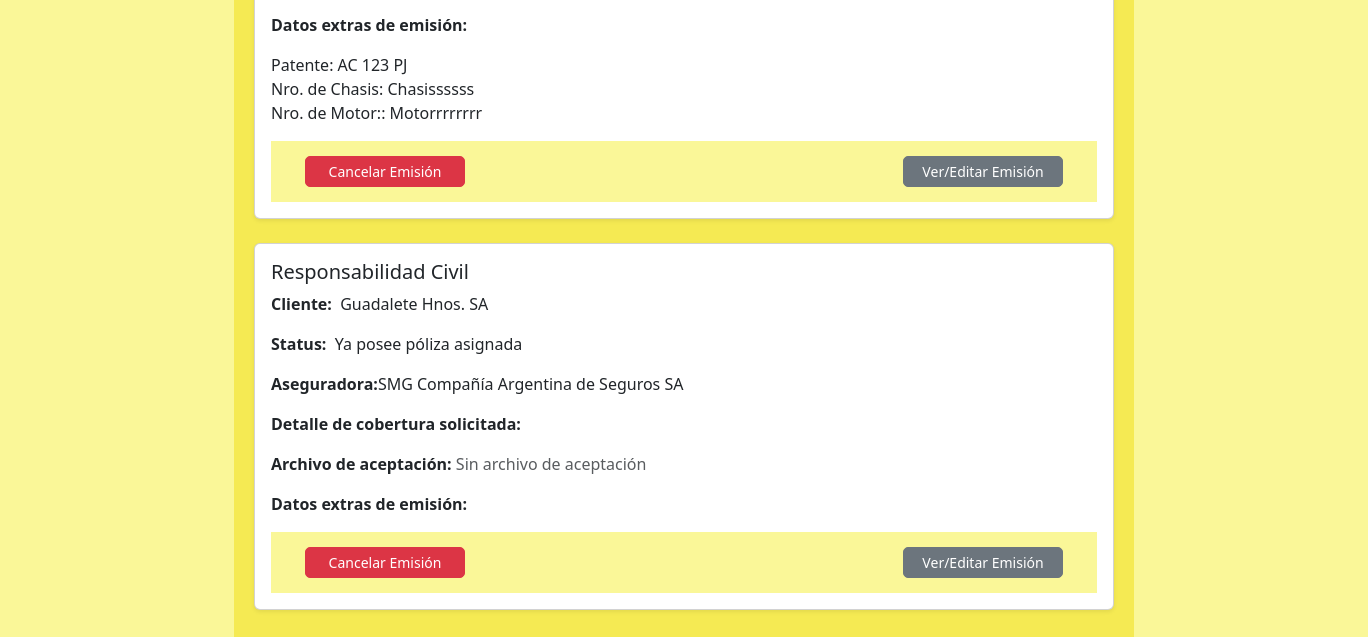
Page /staff/emisiones/list (signed in, lower part) on the earlier database version.
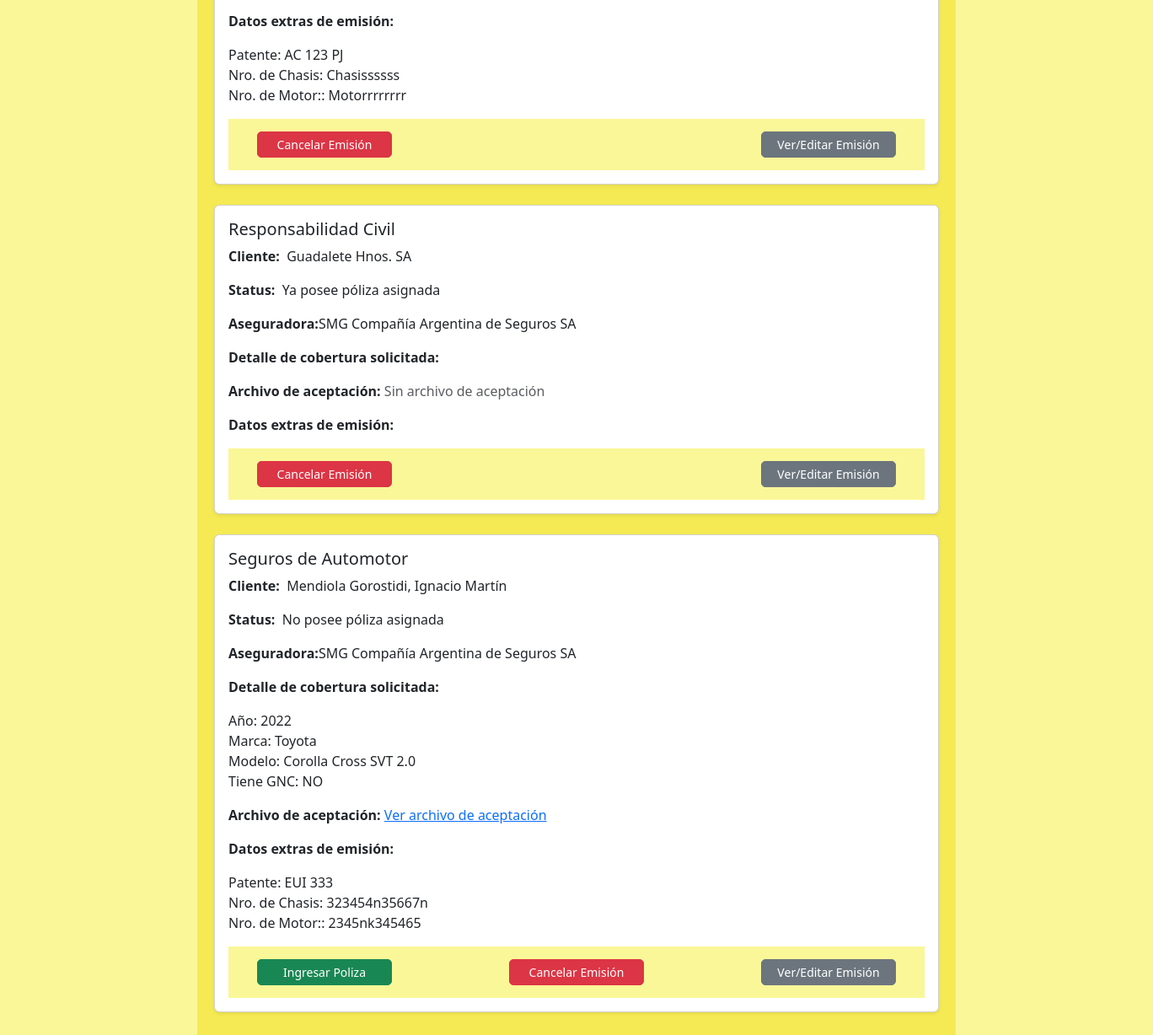
Same page on the later database version.
### EmisionesApp/models.py (models this page shows, shortened)
class Emision(models.Model):
    MAX_DIAS_SIN_POLIZA = 3
    fecha_creacion = models.DateTimeField(auto_now_add=True, verbose_name='Fecha de Creación')
    usuario_creacion = models.ForeignKey(
        'auth.User', on_delete=models.CASCADE, verbose_name='Usuario Creador',related_name='nuevas_emisiones'
    )
    Cotizacion = models.ForeignKey(Cotizacion, on_delete=models.CASCADE, verbose_name='Cotización')
    cot_cia = models.ForeignKey(CotizacionCia, on_delete=models.CASCADE, verbose_name='Cotizacion de la compañia',default=None)
    aceptacion = models.FileField(
        upload_to='aceptaciones/',
        verbose_name='Archivos de aceptación del Cliente',
        null=True, blank=True
    )
    extradata = models.TextField(verbose_name="Datos extra", null=True, blank=True)
    tiene_poliza = models.BooleanField(verbose_name="Tiene Poliza", default=False)
    cancelada = models.BooleanField(verbose_name="Solicitud Cancelada", default=False)
    fecha_cancelacion = models.DateTimeField(verbose_name='Fecha de cancelacion', null=True, blank=True)
    usuario_cancelación = models.ForeignKey(
        'auth.User', on_delete=models.CASCADE, verbose_name='Usuario Cancelador',related_name='cancelar_emisiones',
        null=True, blank=True
    )
    notas_cancelacion = models.TextField(verbose_name="Notas de cancelación", null=True, blank=True)
    observaciones = models.TextField(verbose_name="Observaciones", null=True, blank=True)
    def dict_extradata(self)->dict | None:
        if self.extradata:
            return json.loads(self.extradata)
        else:
            return None
    def str_extradata(self)->str:
        dic: dict|None = self.dict_extradata()
        aux_str = ""
        if dic:
            for clave, valor in dic.items():
                aux_str += clave + ": " + str(valor) + "\n"
        return aux_str

### CotizacionesApp/models.py (models this page shows, shortened)
class Cotizacion(models.Model):
    COTIZACION_STATUS_CHOICES = [
        ('P', 'En Preparación'),
        ('E', 'Enviada al cliente'),
        ('S', 'Solicitada Emisión'),
        ('C', 'Cancelada'),
    ]
    DIAS_MAX_PREPARACION = 5
    DIAS_MAX_RESPUESTA_CTE = 7
    rubro = models.ForeignKey(Categoria, on_delete=models.CASCADE, verbose_name="Rubro")
    cliente = models.ForeignKey(Cliente, on_delete=models.CASCADE, null=True, blank=True)
    data_cliente = models.CharField(max_length=200, null=True, blank=True)
    fecha_creacion = models.DateTimeField(auto_now_add=True, verbose_name='Fecha de Creación')
    solicitud_cotizacion = models.ForeignKey(QuotRequest,on_delete=models.CASCADE, verbose_name="Solicitud de Cotizacion")
    extradata = models.TextField(verbose_name='Detalle extra de Cotización', null=True, blank=True)
    usuario_creacion = models.ForeignKey(
        'auth.User', on_delete=models.CASCADE, verbose_name='Usuario Creador',related_name='nuevas_cotizaciones'
    )
    status = models.CharField(
        max_length=1,
        choices=COTIZACION_STATUS_CHOICES,
        default='P',
        verbose_name='Estado'
    )
    fecha_envio= models.DateTimeField(verbose_name='Fecha de envio al cliente', null=True, blank=True)
    usuario_envio= models.ForeignKey(
        'auth.User', on_delete=models.CASCADE, verbose_name='Usuario envio',related_name='cotizaciones_enviadas',
        null=True, blank=True
    )
    detalles_envio = models.TextField(verbose_name='Notas de envio', null=True, blank=True)
    fecha_sol_emision=models.DateTimeField(verbose_name='Fecha de solicitud emisión', null=True, blank=True)
    usuario_sol_emision= models.ForeignKey(
        'auth.User', on_delete=models.CASCADE, verbose_name='Usuario solicitud de emision',related_name='solicitud_emision',
        null=True, blank=True
    )
    detalles_sol_emision = models.TextField(verbose_name='Notas de solicitud de emision', null=True, blank=True)
    usuario_cancelacion = models.ForeignKey(
        'auth.User', on_delete=models.CASCADE, null=True, blank=True, verbose_name='Usuario de Finalización', related_name='cancela_cotizacion'
    )
    fecha_cancelacion = models.DateTimeField(null=True, blank=True, verbose_name='Fecha de Cancelacion')
    notas_cancelacion = models.TextField(verbose_name='Notas de cancelacion de cotizacion', null=True, blank=True)
    class Meta:
        verbose_name = 'Cotización'
        verbose_name_plural = 'Cotizaciónes'

class CotizacionCia(models.Model):
    cotizacion = models.ForeignKey(Cotizacion,on_delete=models.CASCADE, verbose_name="cotización")
    aseguradora = models.ForeignKey(Cia, on_delete=models.CASCADE, verbose_name="Compañia Aseguradora")
    fecha = models.DateField(verbose_name="Fechas de cotización")
    prima = models.FloatField(verbose_name="Prima en pesos", default=0.0)
    premio = models.FloatField(verbose_name="Premio en pesos")
    cobertura = models.CharField(max_length=15, verbose_name="Tipo de cobertura (TR, TC, etc...)", null=True, blank=True)
    numero = models.CharField(max_length=20, null=True, blank=True)

class QuotRequest(models.Model):
    QUOT_STATUS_CHOICES = [
        ('P', 'Pendiente'),
        ('F', 'Cotizada'),
        ('C', 'Cancelada'),
    ]
    DIAS_MAX_SOLICITUD = 3
    rubro = models.ForeignKey(Categoria, on_delete=models.CASCADE, verbose_name="Rubro")
    cliente = models.ForeignKey(Cliente, on_delete=models.CASCADE, null=True, blank=True)
    data_cliente = models.CharField(max_length=200, null=True, blank=True)
    fecha_creacion = models.DateTimeField(auto_now_add=True, verbose_name='Fecha de Creación')
    usuario_creacion = models.ForeignKey(
        'auth.User', on_delete=models.CASCADE, verbose_name='Usuario Creador',related_name='cotizaciones_creadas'
    )
    status = models.CharField(
        max_length=1,
        choices=QUOT_STATUS_CHOICES,
        default='P',
        verbose_name='Estado'
    )
    detalle = models.TextField(verbose_name='Detalle a cotizar', null=True, blank=True)
    extradata = models.TextField(verbose_name="Datos extra sobre el riesgo", null=True, blank=True)
    usuario_finalizacion = models.ForeignKey(
        'auth.User', on_delete=models.CASCADE, null=True, blank=True, verbose_name='Usuario de Finalización', related_name='cotizaciones_finalizadas'
    )
    fecha_finalizacion = models.DateTimeField(null=True, blank=True, verbose_name='Fecha de Finalización')
    notas_finalización = models.CharField(max_length=250, null=True, blank=True)
    class Meta:
        verbose_name = 'Solicitud de Cotización'
        verbose_name_plural = 'Solicitudes de Cotización'
    def dict_detalle(self)->dict | None:
        if self.detalle:
            return json.loads(self.detalle)
        else:
            return None
    def str_detalle(self)->str:
        dic: dict | None = self.dict_detalle()
        aux_str = ""
        if dic:
            for clave, valor in dic.items():
                if valor:
                    aux_str += clave + ": " + str(valor) + "\n"
        return aux_str

### RubrosApp/models.py (models this page shows, shortened)
class Categoria(models.Model):
    created = models.DateField(verbose_name="Fecha de pedido", auto_now_add=True)
    nombre = models.CharField(max_length=50, verbose_name="Nombre")
    alias = models.CharField(max_length=10, verbose_name="Short Alias", null=True, blank=True)
    descripcion = models.TextField(verbose_name="Descripción")
    imagen = models.ImageField(upload_to="RubrosMedia", verbose_name="Imagen")
    rubro = models.ForeignKey(RubroCat, on_delete=models.CASCADE, verbose_name="Rubro", related_name="categorias")
    class Meta:
        verbose_name="Tipo de seguro"
        verbose_name_plural="Tipos de seguro"

### ClientesApp/models.py (models this page shows, shortened)
class Cliente(models.Model):
    condicion_iva = models.CharField(max_length=2, choices=CondicionIVA.choices)
    direccion = models.ForeignKey(Address, on_delete=models.SET_NULL, null=True, blank=True)
    telefonos = models.ManyToManyField(TelefonoCte, blank=True)
    emails = models.ManyToManyField(EmailCte, blank=True)
    notas = models.TextField(blank=True)
    class Meta:
        abstract = False

class ClientePersonaJuridica(Cliente):
    razon_social = models.CharField(max_length=100)
    cuit = models.CharField(max_length=20)

class ClientePersonaFisica(Cliente):
    MAX_DIAS_CUMPLE = 15
    nombre = models.CharField(max_length=100)
    apellido = models.CharField(max_length=100)
    dni = models.CharField(max_length=20)
    fecha_nacimiento = models.DateField(blank=True, null=True)

### AseguradoraApp/models.py (models this page shows, shortened)
class Cia(models.Model):
    nombre = models.CharField(max_length=50, verbose_name="Nombre de la compañía")
    cuit = models.CharField(max_length=15, verbose_name="CUIT de la compañía")
    ciaid = models.CharField(max_length=4, verbose_name="ID de la compañía")
    activa = models.BooleanField(default=True, verbose_name="Compañía activa")
    logoUrl = models.CharField(verbose_name="URL del logo de la compañía", null=True, blank=True)
    url = models.CharField(max_length=100, verbose_name="URL de la compañía", null=True, blank=True)
    desc = models.TextField(verbose_name="Descripción de la compañía", null=True, blank=True)
    direccion = models.ForeignKey(Address, on_delete=models.CASCADE, verbose_name="Dirección de la compañía")
    class Meta:
        verbose_name="Compañía"
        verbose_name_plural="Compañías"

### EmisionesApp/views.py (the view)
# urls.py: path('list', vista_ver_emisiones, name='ver_emisiones'),
@login_required(login_url='/login/login/')
def vista_ver_emisiones(req:HttpRequest):
    FILTER_OPTIONS =[
        ("SP", "Sin Poliza"),
        ("CP", "Con Poliza"),
        ("ALL", "Todas")]
    filtro_poliza = req.GET.get('filtro_poliza','ALL')
    filtro_nombre = req.GET.get('nombre', '').strip()
    if filtro_poliza=="SP":
        emisiones = Emision.objects.filter(tiene_poliza=False)
    elif filtro_poliza=="CP":
        emisiones = Emision.objects.filter(tiene_poliza=True)
    else:
        emisiones = Emision.objects.all()
    if filtro_nombre:
        emisiones = emisiones.filter(
            Q(Cotizacion__cliente__clientepersonafisica__nombre__icontains=filtro_nombre) |
            Q(Cotizacion__cliente__clientepersonafisica__apellido__icontains=filtro_nombre) |
            Q(Cotizacion__cliente__clientepersonajuridica__razon_social__icontains=filtro_nombre)
        )
    return render(req, 'EmisionesApp/emisiones.html', {
        'emisiones':emisiones,
        'filter_options': FILTER_OPTIONS,
        'filtro_poliza': filtro_poliza,
        'filtro_nombre':filtro_nombre,
    })

### EmisionesApp/templates/EmisionesApp/emisiones.html (shortened to what this page needs)
{% extends "StaffApp/baseStaff.html" %}
{% load static %}
{% block content %}
<div class="container staff-form-container">
  <div class="mt-5">
    {% for emision in emisiones %}
      <div class="card mb-4 shadow-sm">
        <div class="card-body">
          <h5 class="card-title">{{emision.Cotizacion.rubro.nombre}}</h5>
          <p><strong>Cliente:&nbsp;</strong>
            {% if emision.Cotizacion.cliente.clientepersonafisica %}
              {{ emision.Cotizacion.cliente.clientepersonafisica.apellido }}, {{ emision.Cotizacion.cliente.clientepersonafisica.nombre }}
            {% elif emision.Cotizacion.cliente.clientepersonajuridica %}
              {{ emision.Cotizacion.cliente.clientepersonajuridica.razon_social }}
            {% endif %}</p>
          <p><strong>Status:&nbsp;</strong>
            {% if emision.tiene_poliza %}
              Ya posee póliza asignada
            {% else %}
              No posee póliza asignada
            {% endif %}
          </p>
          <p><strong>Aseguradora:</strong>{{emision.cot_cia.aseguradora.nombre}}</p>
          <p><strong>Detalle de cobertura solicitada:</strong></p>
          <p>{{emision.Cotizacion.solicitud_cotizacion.str_detalle|linebreaksbr}}</p>
          <p><strong>Archivo de aceptación:</strong>
            {% if emision.aceptacion %}
              <a href="{{ emision.aceptacion.url }} target="_blank" rel="noopener noreferrer"" target="_blank">
                Ver archivo de aceptación
              </a>
            {% else %}
              <span class="text-muted">Sin archivo de aceptación</span>
            {% endif %}
          </p>
          {% if emision.extradata %}
            <p><strong>Datos extras de emisión:</strong></p>
            <p>{{emision.str_extradata|linebreaksbr}}</p>
          {% endif %}
          <div class="d-flex justify-content-between staff-botonera-fichas">
            <button type="button" class="btn btn-success btn-sm custom-btn-ficha btn-poliza mx-4"
              data-bs-cot-id="{{ emision.id}}"
              {% if emision.tiene_poliza %}hidden{% endif %}>
              Ingresar Poliza
            </button>
            <button type="button" class="btn btn-danger btn-sm custom-btn-ficha btn-cancelar mx-4"
              data-bs-cot-id="{{ emision.id}}">
              Cancelar Emisión
            </button>
            <button type="button" class="btn btn-secondary btn-sm custom-btn-ficha btn-editar mx-4"
              data-bs-cot-id="{{ emision.id }}">
              Ver/Editar Emisión
            </button>
          </div>
        </div>
      </div>
    {% empty %}
      <div class="alert alert-info mt-2">
        No hay Solicitudes de emisión que mostrar
      </div>
    {% endfor %}
  </div>
</div>
{% endblock %}

Differences in the rows shown:
added Emision: Cotizacion.rubro.nombre "Seguros de Automotor", Cotizacion.cliente.clientepersonafisica.apellido "Mendiola Gorostidi", Cotizacion.cliente.clientepersonafisica.nombre "Ignacio Martín", tiene_poliza "No posee póliza asignada", cot_cia.aseguradora.nombre "SMG Compañía Argentina de Seguros SA", Cotizacion.solicitud_cotizacion.str_detalle "Año: 2022 Marca: Toyota Modelo: Corolla Cross SVT 2.0 Tiene GNC: NO", str_extradata "Patente: EUI 333 Nro. de Chasis: 323454n35667n Nro. de Motor:: 2345nk345465"
